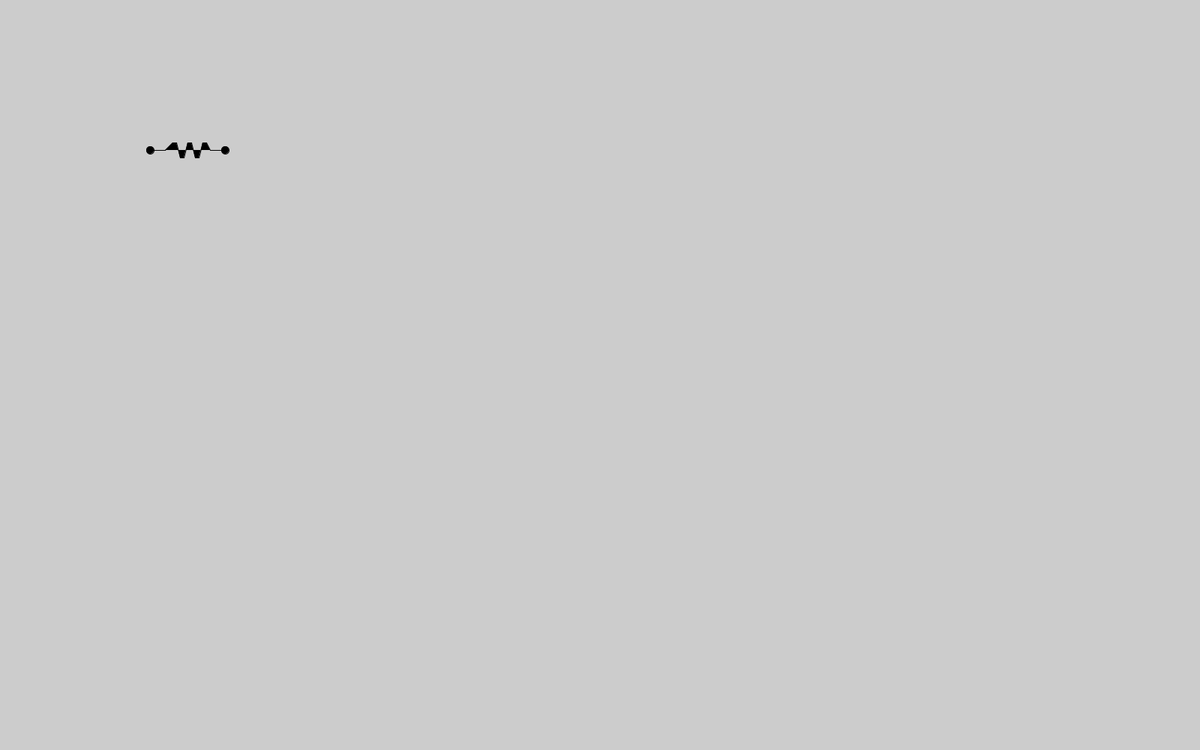
Frame 1 (no input)
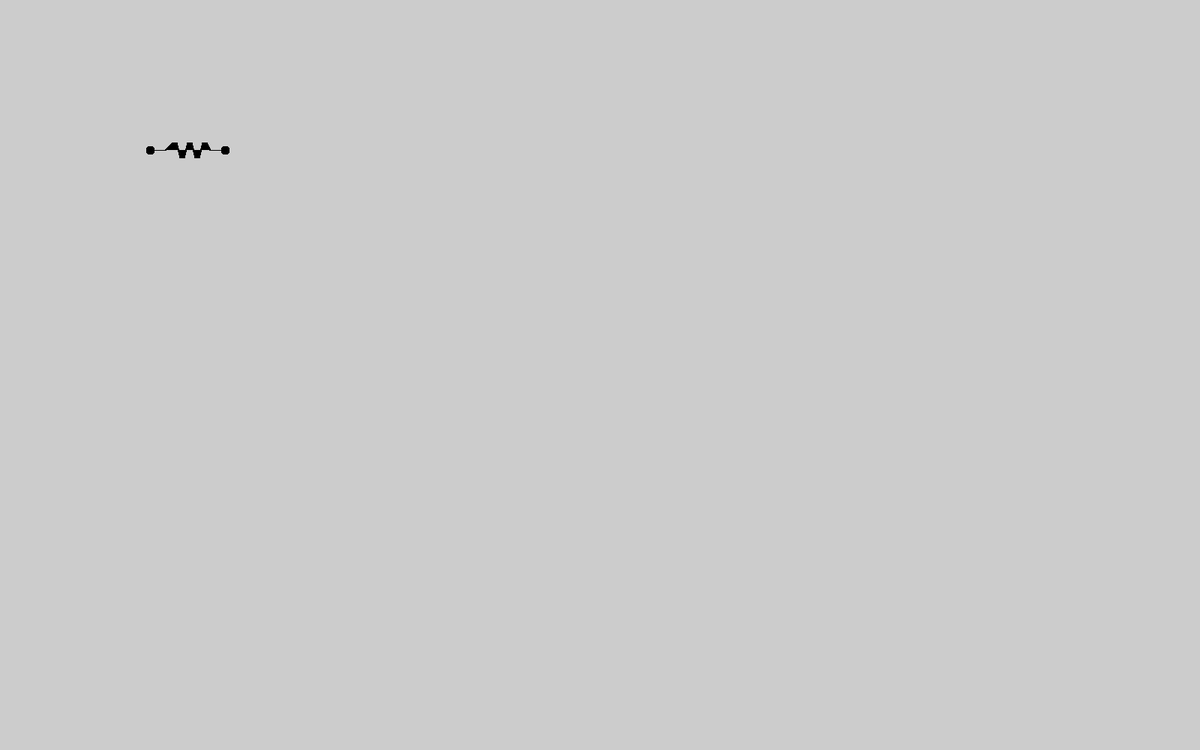
Frame 60 (the mouse pressed at the canvas centre just before this capture)
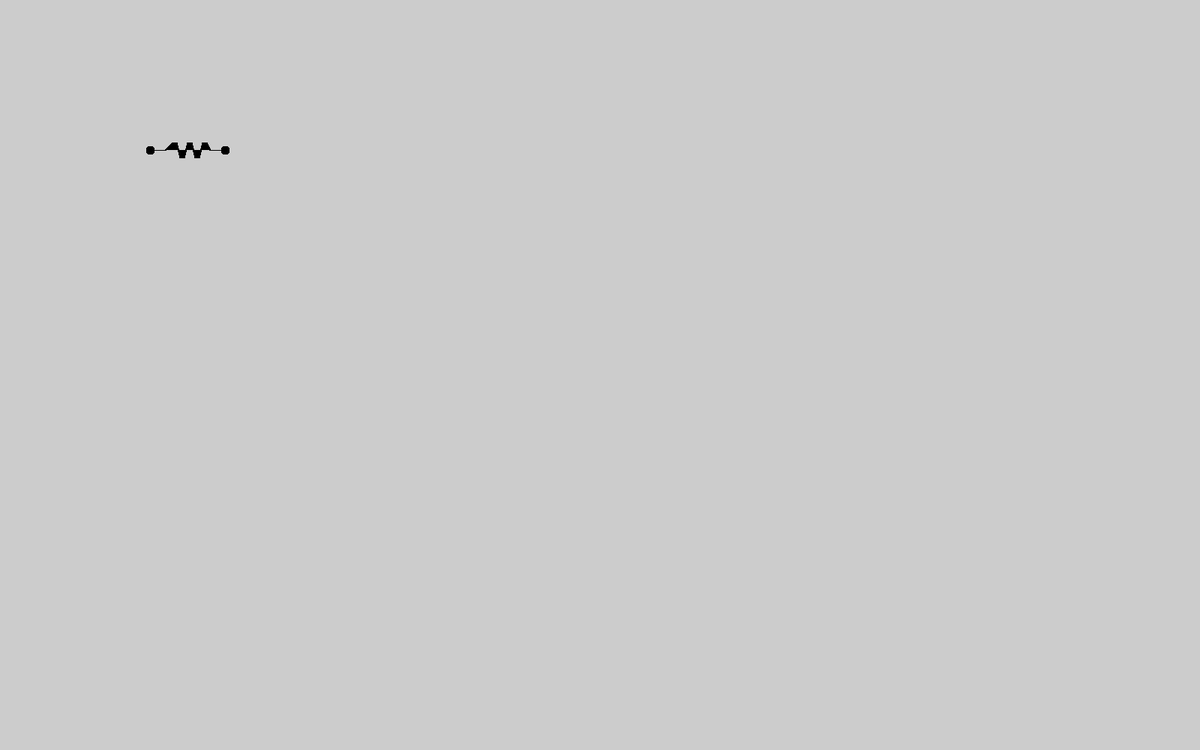
Frame 120 (the mouse held since frame 60 and released just before this capture)

The Processing sketch that drew these frames (run headless with seeded random() and noise(); from frame 60 on, the mouse is pressed at the canvas centre):

// Processing sketch: resister_creator_thing
// ── resister_creator_thing.pde
void setup(){
  size(1600,1000);
}
void mousePressed(){
  copy(200,190,100,40, mouseX, mouseY,100,40);
}
void draw(){
 
  fill(0);
 
  
  ellipse(200,200,10,10);
  ellipse(300,200,10,10);
  beginShape();
  vertex(200,200);
  vertex(220,200);
  vertex(230,190);
  vertex(235,190);
  vertex(240,210);
  vertex(245,210);
  vertex(250,190);
  vertex(255,190);
  vertex(260,210);
  vertex(265,210);
  vertex(270,190);
  vertex(275,190);
  vertex(280,200);
  vertex(300,200);
  
  
  endShape();
}
